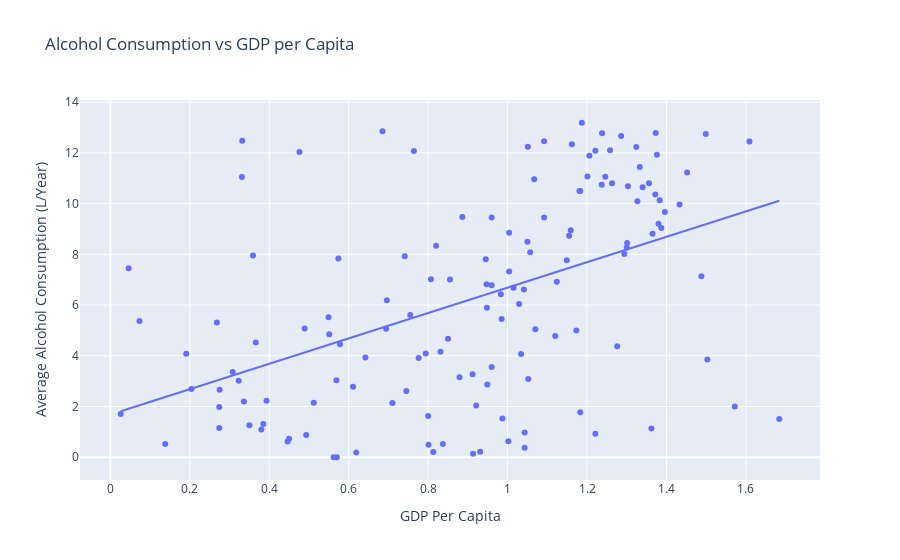

Notebook cell for this chart:
### Code cell
fig2 = px.scatter(df, x='GDP Per Capita', y='Alcohol', labels={'Alcohol':'Average Alcohol Consumption (L/Year)'}, trendline="ols", title='Alcohol Consumption vs GDP per Capita')
fig2.show()
fig2.write_html('graphs/alcohol_gdp.html')

### Figure 1 — Plotly figure (JSON) as saved in the notebook; plotly's stock layout.template omitted (floating-point values rounded to 4 significant figures; data arrays with more than 128 entries replaced by an {"elided": "..."} marker saying what was removed)
{"data": [{"hovertemplate": "GDP Per Capita=%{x}<br>Average Alcohol Consumption (L/Year)=%{y}<extra></extra>", "legendgroup": "", "marker": {"color": "#636efa", "symbol": "circle"}, "mode": "markers", "name": "", "orientation": "v", "showlegend": false, "type": "scatter", "x": {"elided": "137 float values"}, "xaxis": "x", "y": {"elided": "137 float values"}, "yaxis": "y"}, {"hovertemplate": "<b>OLS trendline</b><br>Alcohol = 5.0048 * GDP Per Capita + 1.6865<br>R<sup>2</sup>=0.228210<br><br>GDP Per Capita=%{x}<br>Average Alcohol Consumption (L/Year)=%{y} <b>(trend)</b><extra></extra>", "legendgroup": "", "marker": {"color": "#636efa", "symbol": "circle"}, "mode": "lines", "name": "", "showlegend": false, "type": "scatter", "x": {"elided": "137 float values"}, "xaxis": "x", "y": {"elided": "137 float values"}, "yaxis": "y"}], "layout": {"legend": {"tracegroupgap": 0}, "title": {"text": "Alcohol Consumption vs GDP per Capita"}, "xaxis": {"anchor": "y", "domain": [0, 1], "title": {"text": "GDP Per Capita"}}, "yaxis": {"anchor": "x", "domain": [0, 1], "title": {"text": "Average Alcohol Consumption (L/Year)"}}}}
